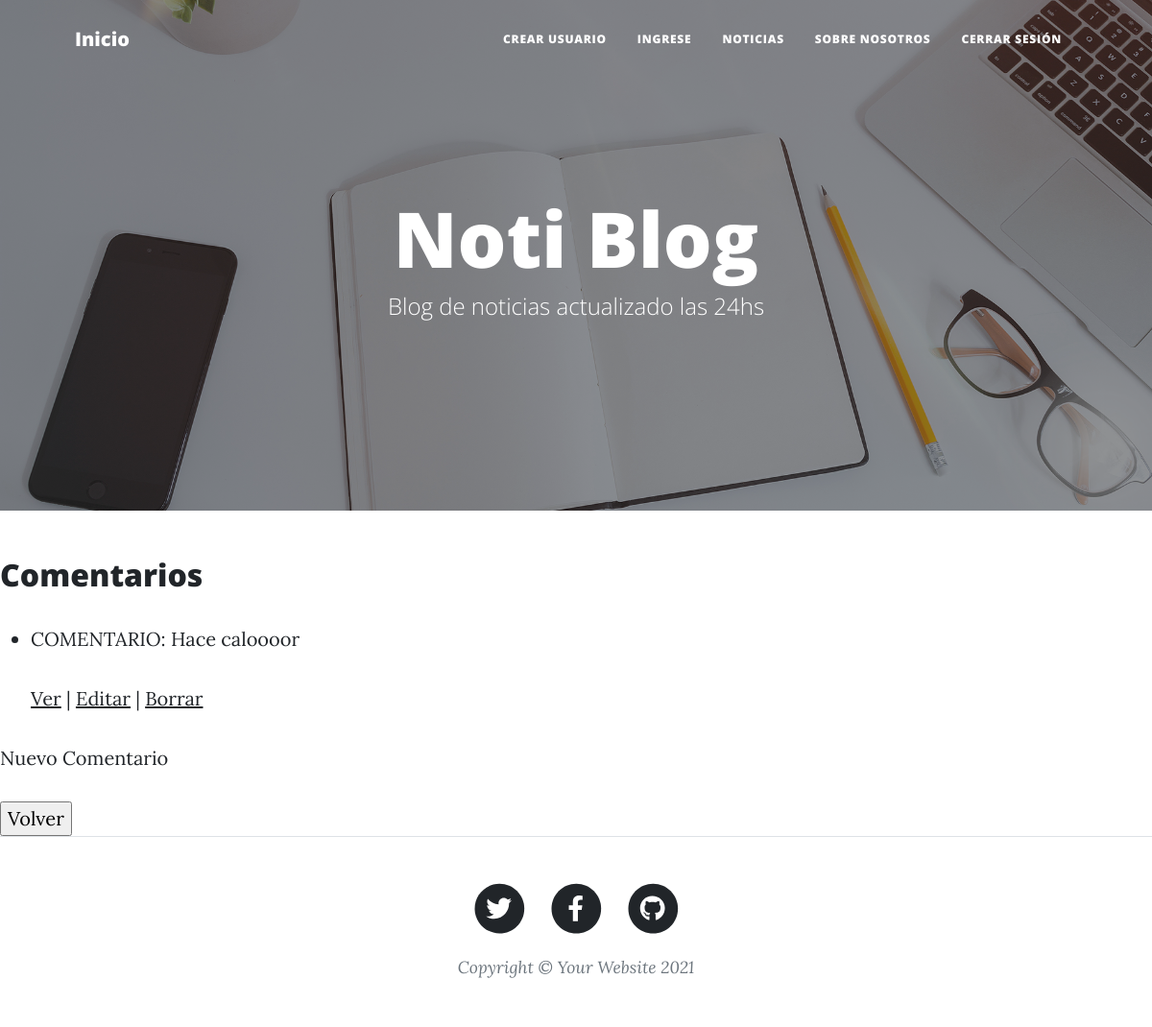
The page /PlayApp/comentarios_lista/ on the database as committed earlier.
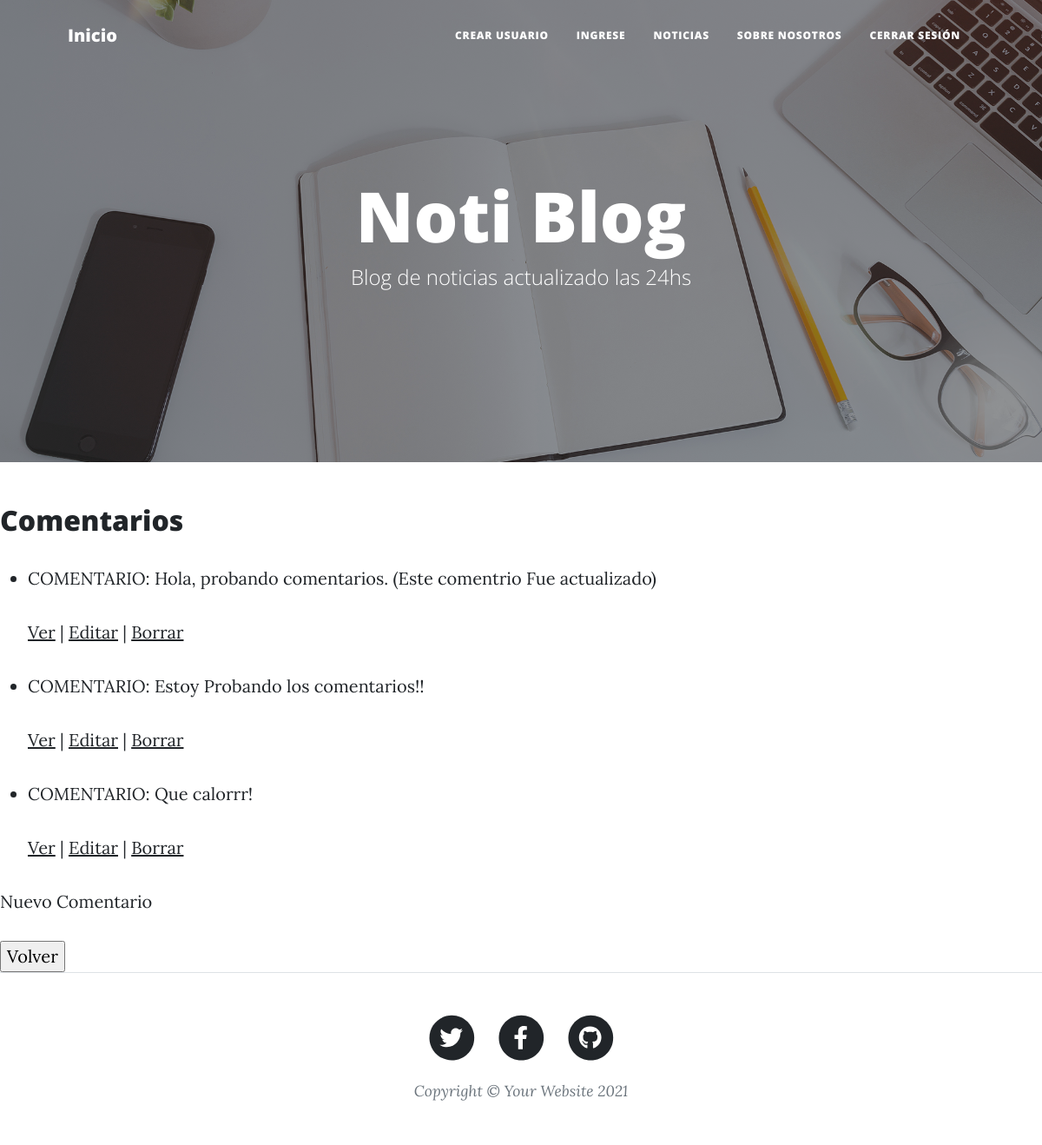
The same page on the database as committed later.
### PlayApp/models.py (models this page shows, shortened)
class Comentario(models.Model):
    nombre = models.CharField(max_length=40)
    comentario = models.TextField(max_length=300)
    fecha = models.DateTimeField(auto_now=True, auto_now_add=False, max_length=12)

### PlayApp/views.py (the view)
# urls.py: path("comentarios_lista/", views.Listar_Comentario.as_view(), name = "Lista Comentarios" ),
class Listar_Comentario(ListView):
    model = Comentario
    template_name = "PlayApp/T06.1-comentarios_lista.html"

### PlayApp/Templates/PlayApp/T06.1-comentarios_lista.html
{% extends "PlayApp/T01-view.html" %}
{% load static %}
{% block ContenidoTemplate %}
<body>
    <h2>Comentarios</h2>
    <ul>
        {% for comentario in object_list %}
            <li>
                <p>COMENTARIO: {{ comentario.comentario }} </p>
                <p>
                    <a href="{% url 'Detalle Comentarios' comentario.id %}">Ver</a> |
                    <a href="{% url 'Update Comentarios' comentario.id %}">Editar</a> |
                    <a href="{% url 'Delete Comentarios' comentario.id %}">Borrar</a>
                </p>
            </li>
        {% endfor %}
    </ul>
    <a href="{% url 'Crear Comentarios'  %}">Nuevo Comentario</a>
    <br><br><input type = "button" value = "Volver" onclick = "history.back()">
</body>
{% endblock %}

### PlayApp/Templates/PlayApp/T01-view.html (shortened to what this page needs)
<!DOCTYPE html>
<html lang="es">
    <head>
        {% load static %}
        <link href="{% static 'PlayApp/css/styles.css' %}" rel="stylesheet" />
    </head>
    <body>
        <nav class="navbar navbar-expand-lg navbar-light" id="mainNav">
            <div class="container px-4 px-lg-5">
                <a class="navbar-brand" href="{% url 'Inicio' %}">Inicio</a>
                <div class="collapse navbar-collapse" id="navbarResponsive">
                    <ul class="navbar-nav ms-auto py-4 py-lg-0">
                        <li class="nav-item"><a class="nav-link px-lg-3 py-3 py-lg-4" href="{% url 'Usuario Form' %}">Crear Usuario</a></li>
                        <li class="nav-item"><a class="nav-link px-lg-3 py-3 py-lg-4" href="{% url 'Usuario' %}">Ingrese</a></li>
                        <li class="nav-item"><a class="nav-link px-lg-3 py-3 py-lg-4" href="{% url 'Publicaciones' %}">Noticias</a></li>
                        <li class="nav-item"><a class="nav-link px-lg-3 py-3 py-lg-4" href="{% url 'Sobre Nosotros' %}">Sobre Nosotros</a></li>
                        <li class="nav-item"><a class="nav-link px-lg-3 py-3 py-lg-4" href="{% url 'Usuario Logout' %}">Cerrar sesión</a></li>
                    </ul>
                </div>
            </div>
        </nav>
        <header class="masthead" style="background-image: url('/static/PlayApp/assets/img/home-bg.jpg' )">
            <div class="container position-relative px-4 px-lg-5">
                <div class="row gx-4 gx-lg-5 justify-content-center">
                    <div class="col-md-10 col-lg-8 col-xl-7">
                        <div class="site-heading">
                            <h1>Noti Blog</h1>
                            <span class="subheading">Blog de noticias actualizado las 24hs</span>
                        </div>
                    </div>
                </div>
            </div>
        </header>
       {% block ContenidoTemplate %}
       {% endblock %}
        <footer class="border-top">
            <div class="container px-4 px-lg-5">
                <div class="row gx-4 gx-lg-5 justify-content-center">
                    <div class="col-md-10 col-lg-8 col-xl-7">
                        <ul class="list-inline text-center">
                            <li class="list-inline-item">
                                <a href="#!">
                                    <span class="fa-stack fa-lg">
                                        <i class="fas fa-circle fa-stack-2x"></i>
                                        <i class="fab fa-twitter fa-stack-1x fa-inverse"></i>
                                    </span>
                                </a>
                            </li>
                            <li class="list-inline-item">
                                <a href="#!">
                                    <span class="fa-stack fa-lg">
                                        <i class="fas fa-circle fa-stack-2x"></i>
                                        <i class="fab fa-facebook-f fa-stack-1x fa-inverse"></i>
                                    </span>
                                </a>
                            </li>
                            <li class="list-inline-item">
                                <a href="#!">
                                    <span class="fa-stack fa-lg">
                                        <i class="fas fa-circle fa-stack-2x"></i>
                                        <i class="fab fa-github fa-stack-1x fa-inverse"></i>
                                    </span>
                                </a>
                            </li>
                        </ul>
                        <div class="small text-center text-muted fst-italic">Copyright &copy; Your Website 2021</div>
                    </div>
                </div>
            </div>
        </footer>
    </body>
</html>

Rows that differ between the two databases and show on the page:
removed Comentario: comentario "Hace caloooor"
added Comentario: comentario "Hola, probando comentarios. (Este comentrio Fue actualizado)"
added Comentario: comentario "Estoy Probando los comentarios!!"
added Comentario: comentario "Que calorrr!"
